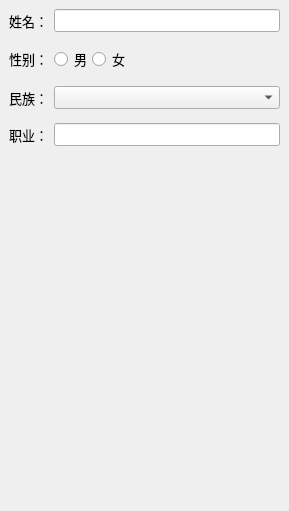
<?xml version="1.0" encoding="UTF-8"?>
<ui version="4.0">
 <class>BasicInfoDockWidget</class>
 <widget class="QDockWidget" name="BasicInfoDockWidget">
  <property name="geometry">
   <rect>
    <x>0</x>
    <y>0</y>
    <width>289</width>
    <height>511</height>
   </rect>
  </property>
  <property name="font">
   <font>
    <pointsize>10</pointsize>
   </font>
  </property>
  <property name="allowedAreas">
   <set>Qt::RightDockWidgetArea</set>
  </property>
  <widget class="QWidget" name="dockWidgetContents">
   <layout class="QGridLayout" name="gridLayout">
    <property name="verticalSpacing">
     <number>14</number>
    </property>
    <item row="0" column="0">
     <widget class="QLabel" name="label">
      <property name="text">
       <string>姓名：</string>
      </property>
     </widget>
    </item>
    <item row="4" column="0" colspan="2">
     <spacer name="verticalSpacer">
      <property name="orientation">
       <enum>Qt::Vertical</enum>
      </property>
      <property name="sizeHint" stdset="0">
       <size>
        <width>20</width>
        <height>40</height>
       </size>
      </property>
     </spacer>
    </item>
    <item row="0" column="1">
     <widget class="QLineEdit" name="nameLE"/>
    </item>
    <item row="3" column="0">
     <widget class="QLabel" name="label_4">
      <property name="text">
       <string>职业：</string>
      </property>
     </widget>
    </item>
    <item row="2" column="0">
     <widget class="QLabel" name="label_3">
      <property name="text">
       <string>民族：</string>
      </property>
     </widget>
    </item>
    <item row="3" column="1">
     <widget class="QLineEdit" name="careerLE"/>
    </item>
    <item row="2" column="1">
     <widget class="QComboBox" name="ethnicityComb"/>
    </item>
    <item row="1" column="1">
     <layout class="QHBoxLayout" name="horizontalLayout">
      <item>
       <widget class="QRadioButton" name="maleRB">
        <property name="text">
         <string>男</string>
        </property>
        <attribute name="buttonGroup">
         <string notr="true">sexGroup</string>
        </attribute>
       </widget>
      </item>
      <item>
       <widget class="QRadioButton" name="femaleRB">
        <property name="text">
         <string>女</string>
        </property>
        <attribute name="buttonGroup">
         <string notr="true">sexGroup</string>
        </attribute>
       </widget>
      </item>
      <item>
       <spacer name="horizontalSpacer_2">
        <property name="orientation">
         <enum>Qt::Horizontal</enum>
        </property>
        <property name="sizeHint" stdset="0">
         <size>
          <width>40</width>
          <height>20</height>
         </size>
        </property>
       </spacer>
      </item>
     </layout>
    </item>
    <item row="1" column="0">
     <widget class="QLabel" name="label_2">
      <property name="text">
       <string>性别：</string>
      </property>
     </widget>
    </item>
   </layout>
  </widget>
 </widget>
 <resources/>
 <connections/>
 <buttongroups>
  <buttongroup name="sexGroup"/>
 </buttongroups>
</ui>
